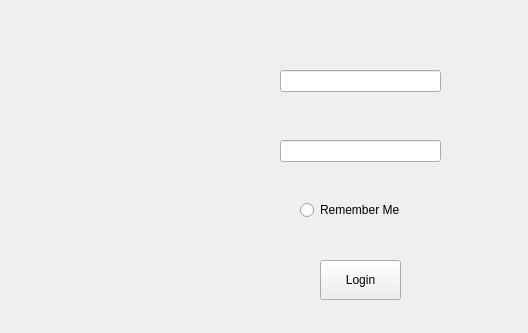
<?xml version="1.0" encoding="UTF-8"?>
<ui version="4.0">
 <class>Form</class>
 <widget class="QWidget" name="Form">
  <property name="geometry">
   <rect>
    <x>0</x>
    <y>0</y>
    <width>528</width>
    <height>333</height>
   </rect>
  </property>
  <property name="windowTitle">
   <string>Form</string>
  </property>
  <widget class="QRadioButton" name="rememberButton">
   <property name="geometry">
    <rect>
     <x>300</x>
     <y>200</y>
     <width>111</width>
     <height>20</height>
    </rect>
   </property>
   <property name="text">
    <string>Remember Me</string>
   </property>
  </widget>
  <widget class="QLineEdit" name="loginPwd">
   <property name="geometry">
    <rect>
     <x>280</x>
     <y>140</y>
     <width>161</width>
     <height>22</height>
    </rect>
   </property>
  </widget>
  <widget class="QLineEdit" name="loginUser">
   <property name="geometry">
    <rect>
     <x>280</x>
     <y>70</y>
     <width>161</width>
     <height>22</height>
    </rect>
   </property>
  </widget>
  <widget class="QPushButton" name="loginButton">
   <property name="geometry">
    <rect>
     <x>320</x>
     <y>260</y>
     <width>81</width>
     <height>40</height>
    </rect>
   </property>
   <property name="text">
    <string>Login</string>
   </property>
  </widget>
 </widget>
 <resources/>
 <connections/>
</ui>
